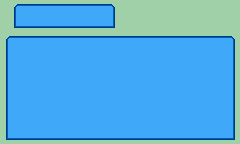

A 2D game scene composited from a Tiled map and its tileset images. What follows is a short description and the map's XML, with every tile layer's data as written:
An orthogonal 30x18 tile map with 8x8 px tiles, 1 tile layer (Tile Layer 1).

<map version="1.10" tiledversion="1.11.2" orientation="orthogonal" renderorder="right-down" width="30" height="18" tilewidth="8" tileheight="8" infinite="0" nextlayerid="2" nextobjectid="1">
 <tileset firstgid="1" name="MenuTiles" tilewidth="8" tileheight="8" tilecount="128" columns="16">
  <image source="../../MenuTiles.png" width="128" height="64" />
 </tileset>
 <layer id="1" name="Tile Layer 1" width="30" height="18">
  <data encoding="csv">
1,2,3,4,4,4,4,4,4,4,4,4,4,4,6,1,1,1,1,1,1,1,1,1,1,1,1,1,1,1,
1,12,14,14,14,14,14,14,14,14,14,14,14,14,16,1,1,1,1,1,1,1,1,1,1,1,1,1,1,1,
1,12,14,14,14,14,14,14,14,14,14,14,14,14,16,1,1,1,1,1,1,1,1,1,1,1,1,1,1,1,
1,27,28,28,28,28,28,28,28,28,28,28,28,28,32,1,1,1,1,1,1,1,1,1,1,1,1,1,1,1,
2,3,4,4,4,4,4,4,4,4,4,4,4,4,4,4,4,4,4,4,4,4,4,4,4,4,4,4,4,6,
7,9,9,9,9,9,9,9,9,9,9,9,9,9,9,9,9,9,9,9,9,9,9,9,9,9,9,9,9,11,
7,9,9,9,9,9,9,9,9,9,9,9,9,9,9,9,9,9,9,9,9,9,9,9,9,9,9,9,9,11,
7,9,9,9,9,9,9,9,9,9,9,9,9,9,9,9,9,9,9,9,9,9,9,9,9,9,9,9,9,11,
7,9,9,9,9,9,9,9,9,9,9,9,9,9,9,9,9,9,9,9,9,9,9,9,9,9,9,9,9,11,
7,9,9,9,9,9,9,9,9,9,9,9,9,9,9,9,9,9,9,9,9,9,9,9,9,9,9,9,9,11,
7,9,9,9,9,9,9,9,9,9,9,9,9,9,9,9,9,9,9,9,9,9,9,9,9,9,9,9,9,11,
7,9,9,9,9,9,9,9,9,9,9,9,9,9,9,9,9,9,9,9,9,9,9,9,9,9,9,9,9,11,
7,9,9,9,9,9,9,9,9,9,9,9,9,9,9,9,9,9,9,9,9,9,9,9,9,9,9,9,9,11,
7,9,9,9,9,9,9,9,9,9,9,9,9,9,9,9,9,9,9,9,9,9,9,9,9,9,9,9,9,11,
7,9,9,9,9,9,9,9,9,9,9,9,9,9,9,9,9,9,9,9,9,9,9,9,9,9,9,9,9,11,
7,9,9,9,9,9,9,9,9,9,9,9,9,9,9,9,9,9,9,9,9,9,9,9,9,9,9,9,9,11,
7,9,9,9,9,9,9,9,9,9,9,9,9,9,9,9,9,9,9,9,9,9,9,9,9,9,9,9,9,11,
27,28,28,28,28,28,28,28,28,28,28,28,28,28,28,28,28,28,28,28,28,28,28,28,28,28,28,28,28,32
</data>
 </layer>
</map>
